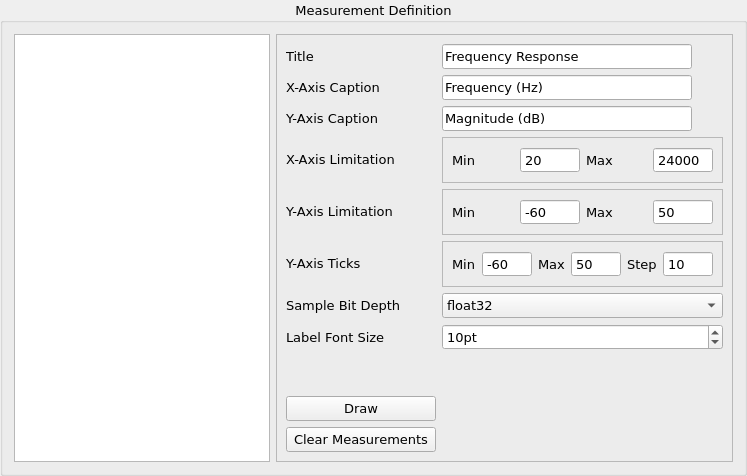
       <widget class="QGroupBox" name="groupBox_2">
        <property name="sizePolicy">
         <sizepolicy hsizetype="Preferred" vsizetype="Expanding">
          <horstretch>0</horstretch>
          <verstretch>1</verstretch>
         </sizepolicy>
        </property>
        <property name="maximumSize">
         <size>
          <width>16777215</width>
          <height>16777215</height>
         </size>
        </property>
        <property name="font">
         <font>
          <family>Verdana</family>
          <pointsize>10</pointsize>
         </font>
        </property>
        <property name="title">
         <string>Measurement Definition</string>
        </property>
        <property name="alignment">
         <set>Qt::AlignCenter</set>
        </property>
        <property name="flat">
         <bool>true</bool>
        </property>
        <layout class="QGridLayout" name="gridLayout_5">
         <item row="0" column="0">
          <widget class="QTreeWidget" name="treeWidgetMeasurments">
           <property name="columnCount">
            <number>0</number>
           </property>
           <attribute name="headerVisible">
            <bool>false</bool>
           </attribute>
          </widget>
         </item>
         <item row="0" column="1">
          <widget class="QFrame" name="frame_2">
           <property name="sizePolicy">
            <sizepolicy hsizetype="Expanding" vsizetype="Preferred">
             <horstretch>0</horstretch>
             <verstretch>0</verstretch>
            </sizepolicy>
           </property>
           <property name="maximumSize">
            <size>
             <width>500</width>
             <height>16777215</height>
            </size>
           </property>
           <property name="frameShape">
            <enum>QFrame::StyledPanel</enum>
           </property>
           <property name="frameShadow">
            <enum>QFrame::Raised</enum>
           </property>
           <layout class="QGridLayout" name="gridLayout_6">
            <item row="5" column="1">
             <widget class="QFrame" name="frameYTicks">
              <property name="frameShape">
               <enum>QFrame::StyledPanel</enum>
              </property>
              <property name="frameShadow">
               <enum>QFrame::Raised</enum>
              </property>
              <layout class="QHBoxLayout" name="horizontalLayout_4">
               <item>
                <widget class="QLabel" name="labelYTicksMin">
                 <property name="text">
                  <string>Min</string>
                 </property>
                </widget>
               </item>
               <item>
                <widget class="QSpinBox" name="spinBoxYTicksMin">
                 <property name="sizePolicy">
                  <sizepolicy hsizetype="Fixed" vsizetype="Fixed">
                   <horstretch>0</horstretch>
                   <verstretch>0</verstretch>
                  </sizepolicy>
                 </property>
                 <property name="minimumSize">
                  <size>
                   <width>50</width>
                   <height>0</height>
                  </size>
                 </property>
                 <property name="maximumSize">
                  <size>
                   <width>50</width>
                   <height>16777215</height>
                  </size>
                 </property>
                 <property name="frame">
                  <bool>true</bool>
                 </property>
                 <property name="buttonSymbols">
                  <enum>QAbstractSpinBox::NoButtons</enum>
                 </property>
                 <property name="minimum">
                  <number>-200</number>
                 </property>
                 <property name="maximum">
                  <number>200</number>
                 </property>
                 <property name="value">
                  <number>-60</number>
                 </property>
                </widget>
               </item>
               <item>
                <widget class="QLabel" name="labelYTicksMax">
                 <property name="text">
                  <string>Max</string>
                 </property>
                </widget>
               </item>
               <item>
                <widget class="QSpinBox" name="spinBoxYTicksMax">
                 <property name="sizePolicy">
                  <sizepolicy hsizetype="Fixed" vsizetype="Fixed">
                   <horstretch>0</horstretch>
                   <verstretch>0</verstretch>
                  </sizepolicy>
                 </property>
                 <property name="minimumSize">
                  <size>
                   <width>50</width>
                   <height>0</height>
                  </size>
                 </property>
                 <property name="maximumSize">
                  <size>
                   <width>50</width>
                   <height>16777215</height>
                  </size>
                 </property>
                 <property name="frame">
                  <bool>true</bool>
                 </property>
                 <property name="buttonSymbols">
                  <enum>QAbstractSpinBox::NoButtons</enum>
                 </property>
                 <property name="minimum">
                  <number>-200</number>
                 </property>
                 <property name="maximum">
                  <number>200</number>
                 </property>
                 <property name="value">
                  <number>50</number>
                 </property>
                </widget>
               </item>
               <item>
                <widget class="QLabel" name="labelYTicksStep">
                 <property name="text">
                  <string>Step</string>
                 </property>
                </widget>
               </item>
               <item>
                <widget class="QSpinBox" name="spinBoxYTicksStep">
                 <property name="sizePolicy">
                  <sizepolicy hsizetype="Fixed" vsizetype="Fixed">
                   <horstretch>0</horstretch>
                   <verstretch>0</verstretch>
                  </sizepolicy>
                 </property>
                 <property name="minimumSize">
                  <size>
                   <width>50</width>
                   <height>0</height>
                  </size>
                 </property>
                 <property name="maximumSize">
                  <size>
                   <width>50</width>
                   <height>16777215</height>
                  </size>
                 </property>
                 <property name="frame">
                  <bool>true</bool>
                 </property>
                 <property name="buttonSymbols">
                  <enum>QAbstractSpinBox::NoButtons</enum>
                 </property>
                 <property name="minimum">
                  <number>1</number>
                 </property>
                 <property name="value">
                  <number>10</number>
                 </property>
                </widget>
               </item>
              </layout>
             </widget>
            </item>
            <item row="4" column="1">
             <widget class="QFrame" name="frameYLimit">
              <property name="frameShape">
               <enum>QFrame::StyledPanel</enum>
              </property>
              <property name="frameShadow">
               <enum>QFrame::Raised</enum>
              </property>
              <layout class="QHBoxLayout" name="horizontalLayout_2">
               <item>
                <widget class="QLabel" name="labelYLimitMin">
                 <property name="text">
                  <string>Min</string>
                 </property>
                </widget>
               </item>
               <item>
                <widget class="QSpinBox" name="spinBoxYLimitMin">
                 <property name="sizePolicy">
                  <sizepolicy hsizetype="Fixed" vsizetype="Fixed">
                   <horstretch>0</horstretch>
                   <verstretch>0</verstretch>
                  </sizepolicy>
                 </property>
                 <property name="minimumSize">
                  <size>
                   <width>60</width>
                   <height>0</height>
                  </size>
                 </property>
                 <property name="maximumSize">
                  <size>
                   <width>60</width>
                   <height>16777215</height>
                  </size>
                 </property>
                 <property name="buttonSymbols">
                  <enum>QAbstractSpinBox::NoButtons</enum>
                 </property>
                 <property name="minimum">
                  <number>-200</number>
                 </property>
                 <property name="maximum">
                  <number>200</number>
                 </property>
                 <property name="value">
                  <number>-60</number>
                 </property>
                </widget>
               </item>
               <item>
                <widget class="QLabel" name="labelYLimitMax">
                 <property name="text">
                  <string>Max</string>
                 </property>
                </widget>
               </item>
               <item>
                <widget class="QSpinBox" name="spinBoxYLimitMax">
                 <property name="sizePolicy">
                  <sizepolicy hsizetype="Fixed" vsizetype="Fixed">
                   <horstretch>0</horstretch>
                   <verstretch>0</verstretch>
                  </sizepolicy>
                 </property>
                 <property name="minimumSize">
                  <size>
                   <width>60</width>
                   <height>0</height>
                  </size>
                 </property>
                 <property name="maximumSize">
                  <size>
                   <width>60</width>
                   <height>16777215</height>
                  </size>
                 </property>
                 <property name="buttonSymbols">
                  <enum>QAbstractSpinBox::NoButtons</enum>
                 </property>
                 <property name="minimum">
                  <number>-200</number>
                 </property>
                 <property name="maximum">
                  <number>200</number>
                 </property>
                 <property name="value">
                  <number>50</number>
                 </property>
                </widget>
               </item>
              </layout>
             </widget>
            </item>
            <item row="3" column="1">
             <widget class="QFrame" name="frameXLimit">
              <property name="frameShape">
               <enum>QFrame::StyledPanel</enum>
              </property>
              <property name="frameShadow">
               <enum>QFrame::Raised</enum>
              </property>
              <layout class="QHBoxLayout" name="horizontalLayout">
               <item>
                <widget class="QLabel" name="labelXLimitMin">
                 <property name="text">
                  <string>Min</string>
                 </property>
                </widget>
               </item>
               <item>
                <widget class="QSpinBox" name="spinBoxXLimitMin">
                 <property name="sizePolicy">
                  <sizepolicy hsizetype="Fixed" vsizetype="Fixed">
                   <horstretch>0</horstretch>
                   <verstretch>0</verstretch>
                  </sizepolicy>
                 </property>
                 <property name="minimumSize">
                  <size>
                   <width>60</width>
                   <height>0</height>
                  </size>
                 </property>
                 <property name="maximumSize">
                  <size>
                   <width>60</width>
                   <height>16777215</height>
                  </size>
                 </property>
                 <property name="buttonSymbols">
                  <enum>QAbstractSpinBox::NoButtons</enum>
                 </property>
                 <property name="maximum">
                  <number>100000</number>
                 </property>
                 <property name="singleStep">
                  <number>10</number>
                 </property>
                 <property name="value">
                  <number>20</number>
                 </property>
                </widget>
               </item>
               <item>
                <widget class="QLabel" name="labelXLimitMax">
                 <property name="text">
                  <string>Max</string>
                 </property>
                </widget>
               </item>
               <item>
                <widget class="QSpinBox" name="spinBoxXLimitMax">
                 <property name="sizePolicy">
                  <sizepolicy hsizetype="Fixed" vsizetype="Fixed">
                   <horstretch>0</horstretch>
                   <verstretch>0</verstretch>
                  </sizepolicy>
                 </property>
                 <property name="minimumSize">
                  <size>
                   <width>60</width>
                   <height>0</height>
                  </size>
                 </property>
                 <property name="maximumSize">
                  <size>
                   <width>60</width>
                   <height>16777215</height>
                  </size>
                 </property>
                 <property name="buttonSymbols">
                  <enum>QAbstractSpinBox::NoButtons</enum>
                 </property>
                 <property name="maximum">
                  <number>100000</number>
                 </property>
                 <property name="singleStep">
                  <number>10</number>
                 </property>
                 <property name="value">
                  <number>24000</number>
                 </property>
                </widget>
               </item>
              </layout>
             </widget>
            </item>
            <item row="0" column="1">
             <widget class="QLineEdit" name="lineEditFigTitle">
              <property name="minimumSize">
               <size>
                <width>0</width>
                <height>25</height>
               </size>
              </property>
              <property name="maximumSize">
               <size>
                <width>250</width>
                <height>25</height>
               </size>
              </property>
              <property name="font">
               <font>
                <family>Verdana</family>
                <pointsize>10</pointsize>
               </font>
              </property>
              <property name="text">
               <string>Frequency Response</string>
              </property>
             </widget>
            </item>
            <item row="0" column="0">
             <widget class="QLabel" name="labelFigTitle">
              <property name="sizePolicy">
               <sizepolicy hsizetype="Expanding" vsizetype="Preferred">
                <horstretch>0</horstretch>
                <verstretch>0</verstretch>
               </sizepolicy>
              </property>
              <property name="minimumSize">
               <size>
                <width>150</width>
                <height>25</height>
               </size>
              </property>
              <property name="maximumSize">
               <size>
                <width>150</width>
                <height>25</height>
               </size>
              </property>
              <property name="font">
               <font>
                <family>Verdana</family>
                <pointsize>10</pointsize>
               </font>
              </property>
              <property name="text">
               <string>Title</string>
              </property>
             </widget>
            </item>
            <item row="1" column="0">
             <widget class="QLabel" name="labelFigXCaption">
              <property name="sizePolicy">
               <sizepolicy hsizetype="Expanding" vsizetype="Preferred">
                <horstretch>0</horstretch>
                <verstretch>0</verstretch>
               </sizepolicy>
              </property>
              <property name="minimumSize">
               <size>
                <width>150</width>
                <height>25</height>
               </size>
              </property>
              <property name="maximumSize">
               <size>
                <width>150</width>
                <height>25</height>
               </size>
              </property>
              <property name="font">
               <font>
                <family>Verdana</family>
                <pointsize>10</pointsize>
               </font>
              </property>
              <property name="text">
               <string>X-Axis Caption</string>
              </property>
             </widget>
            </item>
            <item row="7" column="0">
             <widget class="QLabel" name="labelBitDepth">
              <property name="text">
               <string>Sample Bit Depth</string>
              </property>
             </widget>
            </item>
            <item row="7" column="1">
             <widget class="QComboBox" name="comboBoxBitDepth">
              <property name="sizePolicy">
               <sizepolicy hsizetype="Expanding" vsizetype="Fixed">
                <horstretch>0</horstretch>
                <verstretch>0</verstretch>
               </sizepolicy>
              </property>
              <property name="minimumSize">
               <size>
                <width>100</width>
                <height>25</height>
               </size>
              </property>
              <property name="maximumSize">
               <size>
                <width>400</width>
                <height>25</height>
               </size>
              </property>
              <property name="font">
               <font>
                <family>Verdana</family>
                <pointsize>10</pointsize>
               </font>
              </property>
              <property name="currentText">
               <string>float32</string>
              </property>
              <property name="currentIndex">
               <number>1</number>
              </property>
              <item>
               <property name="text">
                <string>int16</string>
               </property>
              </item>
              <item>
               <property name="text">
                <string>float32</string>
               </property>
              </item>
             </widget>
            </item>
            <item row="1" column="1">
             <widget class="QLineEdit" name="lineEditXCaption">
              <property name="minimumSize">
               <size>
                <width>0</width>
                <height>25</height>
               </size>
              </property>
              <property name="maximumSize">
               <size>
                <width>250</width>
                <height>25</height>
               </size>
              </property>
              <property name="font">
               <font>
                <family>Verdana</family>
                <pointsize>10</pointsize>
               </font>
              </property>
              <property name="text">
               <string>Frequency (Hz)</string>
              </property>
             </widget>
            </item>
            <item row="2" column="0">
             <widget class="QLabel" name="labelFigYCaption">
              <property name="sizePolicy">
               <sizepolicy hsizetype="Expanding" vsizetype="Preferred">
                <horstretch>0</horstretch>
                <verstretch>0</verstretch>
               </sizepolicy>
              </property>
              <property name="minimumSize">
               <size>
                <width>150</width>
                <height>25</height>
               </size>
              </property>
              <property name="maximumSize">
               <size>
                <width>150</width>
                <height>25</height>
               </size>
              </property>
              <property name="font">
               <font>
                <family>Verdana</family>
                <pointsize>10</pointsize>
               </font>
              </property>
              <property name="text">
               <string>Y-Axis Caption</string>
              </property>
             </widget>
            </item>
            <item row="4" column="0">
             <widget class="QLabel" name="labelFigYLimit">
              <property name="sizePolicy">
               <sizepolicy hsizetype="Expanding" vsizetype="Preferred">
                <horstretch>0</horstretch>
                <verstretch>0</verstretch>
               </sizepolicy>
              </property>
              <property name="minimumSize">
               <size>
                <width>150</width>
                <height>25</height>
               </size>
              </property>
              <property name="maximumSize">
               <size>
                <width>150</width>
                <height>25</height>
               </size>
              </property>
              <property name="font">
               <font>
                <family>Verdana</family>
                <pointsize>10</pointsize>
               </font>
              </property>
              <property name="text">
               <string>Y-Axis Limitation</string>
              </property>
             </widget>
            </item>
            <item row="5" column="0">
             <widget class="QLabel" name="labelFigYTicks">
              <property name="sizePolicy">
               <sizepolicy hsizetype="Expanding" vsizetype="Preferred">
                <horstretch>0</horstretch>
                <verstretch>0</verstretch>
               </sizepolicy>
              </property>
              <property name="minimumSize">
               <size>
                <width>150</width>
                <height>25</height>
               </size>
              </property>
              <property name="maximumSize">
               <size>
                <width>150</width>
                <height>25</height>
               </size>
              </property>
              <property name="font">
               <font>
                <family>Verdana</family>
                <pointsize>10</pointsize>
               </font>
              </property>
              <property name="text">
               <string>Y-Axis Ticks</string>
              </property>
             </widget>
            </item>
            <item row="3" column="0">
             <widget class="QLabel" name="labelFigXLimit">
              <property name="sizePolicy">
               <sizepolicy hsizetype="Expanding" vsizetype="Preferred">
                <horstretch>0</horstretch>
                <verstretch>0</verstretch>
               </sizepolicy>
              </property>
              <property name="minimumSize">
               <size>
                <width>150</width>
                <height>25</height>
               </size>
              </property>
              <property name="maximumSize">
               <size>
                <width>150</width>
                <height>25</height>
               </size>
              </property>
              <property name="font">
               <font>
                <family>Verdana</family>
                <pointsize>10</pointsize>
               </font>
              </property>
              <property name="text">
               <string>X-Axis Limitation</string>
              </property>
             </widget>
            </item>
            <item row="2" column="1">
             <widget class="QLineEdit" name="lineEditYCaption">
              <property name="minimumSize">
               <size>
                <width>0</width>
                <height>25</height>
               </size>
              </property>
              <property name="maximumSize">
               <size>
                <width>250</width>
                <height>25</height>
               </size>
              </property>
              <property name="font">
               <font>
                <family>Verdana</family>
                <pointsize>10</pointsize>
               </font>
              </property>
              <property name="text">
               <string>Magnitude (dB)</string>
              </property>
             </widget>
            </item>
            <item row="8" column="0">
             <widget class="QLabel" name="labelFontSize">
              <property name="text">
               <string>Label Font Size</string>
              </property>
             </widget>
            </item>
            <item row="8" column="1">
             <widget class="QSpinBox" name="spinBoxLabelFontSize">
              <property name="suffix">
               <string>pt</string>
              </property>
              <property name="minimum">
               <number>6</number>
              </property>
              <property name="maximum">
               <number>24</number>
              </property>
              <property name="value">
               <number>10</number>
              </property>
             </widget>
            </item>
            <item row="18" column="0">
             <spacer name="verticalSpacer_2">
              <property name="orientation">
               <enum>Qt::Vertical</enum>
              </property>
              <property name="sizeHint" stdset="0">
               <size>
                <width>20</width>
                <height>40</height>
               </size>
              </property>
             </spacer>
            </item>
            <item row="20" column="0">
             <widget class="QPushButton" name="pushButtonClearMeasurements">
              <property name="text">
               <string>Clear Measurements</string>
              </property>
             </widget>
            </item>
            <item row="19" column="0">
             <widget class="QPushButton" name="pushButtonDraw">
              <property name="enabled">
               <bool>true</bool>
              </property>
              <property name="font">
               <font>
                <family>Verdana</family>
                <pointsize>10</pointsize>
               </font>
              </property>
              <property name="text">
               <string>Draw</string>
              </property>
             </widget>
            </item>
           </layout>
          </widget>
         </item>
        </layout>
       </widget>
